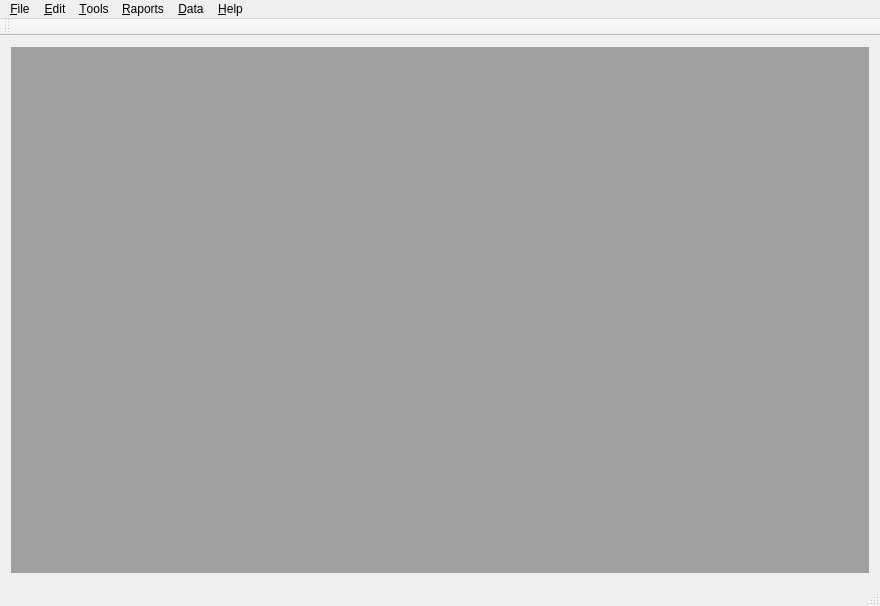
<?xml version="1.0" encoding="UTF-8"?>
<ui version="4.0">
 <class>MainWindow</class>
 <widget class="QMainWindow" name="MainWindow">
  <property name="geometry">
   <rect>
    <x>0</x>
    <y>0</y>
    <width>880</width>
    <height>606</height>
   </rect>
  </property>
  <property name="windowTitle">
   <string>@atp@ Pontaj</string>
  </property>
  <widget class="QWidget" name="centralWidget">
   <layout class="QGridLayout" name="gridLayout">
    <item row="0" column="0">
     <widget class="QMdiArea" name="mdiArea">
      <property name="viewMode">
       <enum>QMdiArea::TabbedView</enum>
      </property>
      <property name="tabsClosable">
       <bool>true</bool>
      </property>
     </widget>
    </item>
   </layout>
  </widget>
  <widget class="QMenuBar" name="menuBar">
   <property name="geometry">
    <rect>
     <x>0</x>
     <y>0</y>
     <width>880</width>
     <height>19</height>
    </rect>
   </property>
   <widget class="QMenu" name="menu_File">
    <property name="title">
     <string>&amp;File</string>
    </property>
    <addaction name="action_Import"/>
    <addaction name="separator"/>
    <addaction name="actionE_xit"/>
   </widget>
   <widget class="QMenu" name="menu_Edit">
    <property name="title">
     <string>&amp;Edit</string>
    </property>
    <addaction name="action_Copy"/>
    <addaction name="actionC_ut"/>
    <addaction name="actionPaste"/>
   </widget>
   <widget class="QMenu" name="menu_Help">
    <property name="title">
     <string>&amp;Help</string>
    </property>
    <addaction name="action_About"/>
   </widget>
   <widget class="QMenu" name="menu_Tools">
    <property name="title">
     <string>&amp;Tools</string>
    </property>
    <addaction name="actionOptions"/>
   </widget>
   <widget class="QMenu" name="menuRaports">
    <property name="title">
     <string>&amp;Raports</string>
    </property>
   </widget>
   <widget class="QMenu" name="menuWorker">
    <property name="title">
     <string>&amp;Data</string>
    </property>
    <addaction name="actionJobs"/>
    <addaction name="separator"/>
    <addaction name="actionWorker"/>
    <addaction name="actionWorker_rates"/>
    <addaction name="actionWorker_notes"/>
    <addaction name="separator"/>
    <addaction name="actionSubcontracts"/>
    <addaction name="actionAttendance"/>
    <addaction name="actionPayments"/>
   </widget>
   <addaction name="menu_File"/>
   <addaction name="menu_Edit"/>
   <addaction name="menu_Tools"/>
   <addaction name="menuRaports"/>
   <addaction name="menuWorker"/>
   <addaction name="menu_Help"/>
  </widget>
  <widget class="QStatusBar" name="statusBar"/>
  <widget class="QToolBar" name="toolBarMain">
   <property name="windowTitle">
    <string>toolBar</string>
   </property>
   <attribute name="toolBarArea">
    <enum>TopToolBarArea</enum>
   </attribute>
   <attribute name="toolBarBreak">
    <bool>false</bool>
   </attribute>
  </widget>
  <action name="action_Import">
   <property name="text">
    <string>&amp;Import attendance</string>
   </property>
  </action>
  <action name="actionE_xit">
   <property name="text">
    <string>E&amp;xit</string>
   </property>
  </action>
  <action name="action_Copy">
   <property name="text">
    <string>&amp;Copy</string>
   </property>
  </action>
  <action name="actionC_ut">
   <property name="text">
    <string>C&amp;ut</string>
   </property>
  </action>
  <action name="actionPaste">
   <property name="text">
    <string>Paste</string>
   </property>
  </action>
  <action name="action_About">
   <property name="text">
    <string>&amp;About</string>
   </property>
  </action>
  <action name="actionOptions">
   <property name="text">
    <string>Options</string>
   </property>
  </action>
  <action name="actionWorker">
   <property name="text">
    <string>Worker</string>
   </property>
  </action>
  <action name="actionJobs">
   <property name="text">
    <string>Jobs</string>
   </property>
  </action>
  <action name="actionAttendance">
   <property name="text">
    <string>Attendance</string>
   </property>
  </action>
  <action name="actionPayments">
   <property name="text">
    <string>Payments</string>
   </property>
  </action>
  <action name="actionSubcontracts">
   <property name="text">
    <string>Subcontracts</string>
   </property>
  </action>
  <action name="actionWorker_rates">
   <property name="text">
    <string>Worker rates</string>
   </property>
  </action>
  <action name="actionWorker_notes">
   <property name="text">
    <string>Worker notes</string>
   </property>
  </action>
 </widget>
 <layoutdefault spacing="6" margin="11"/>
 <resources/>
 <connections/>
</ui>
